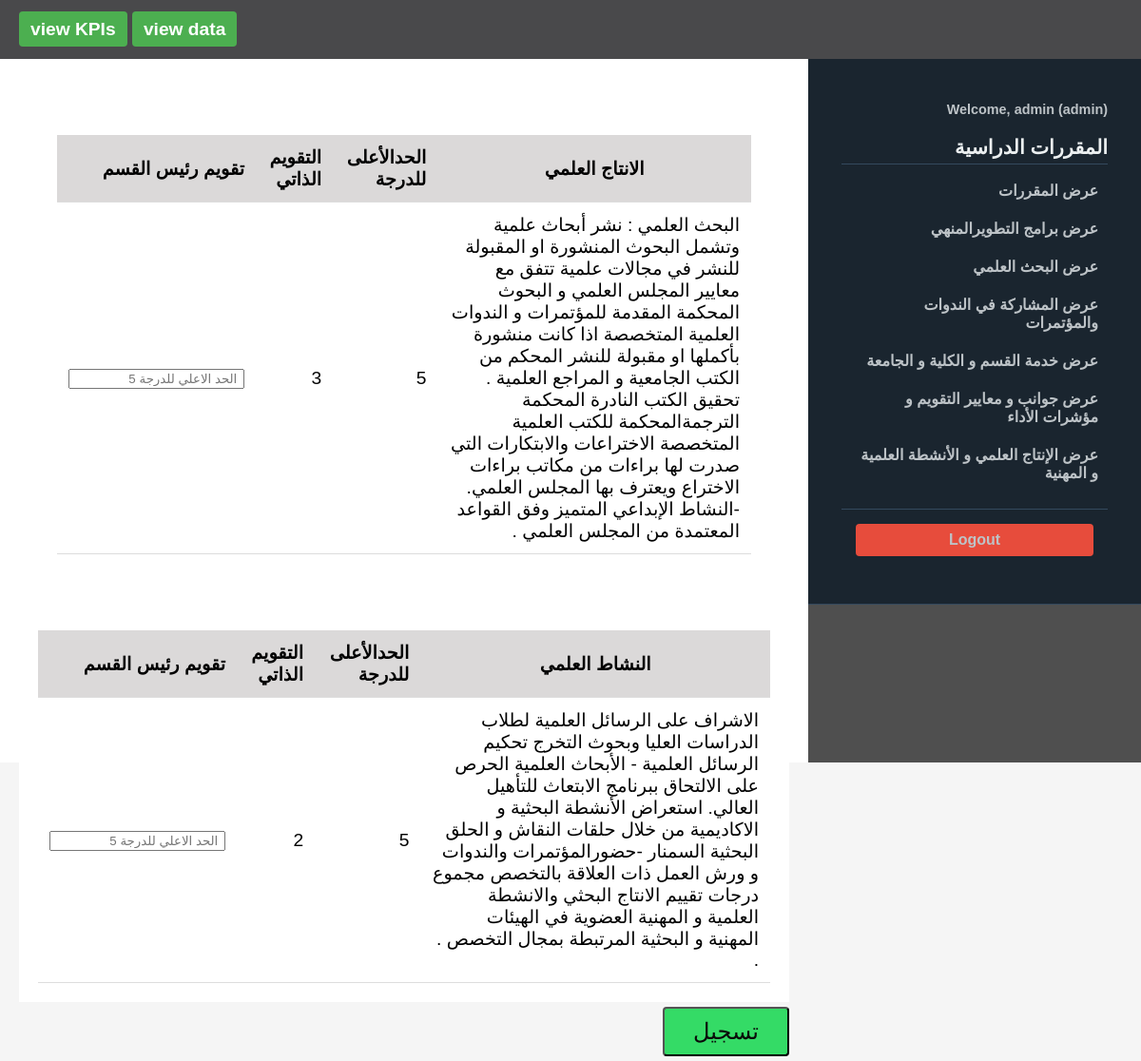
Page /update/3 (signed in) on the earlier database version.
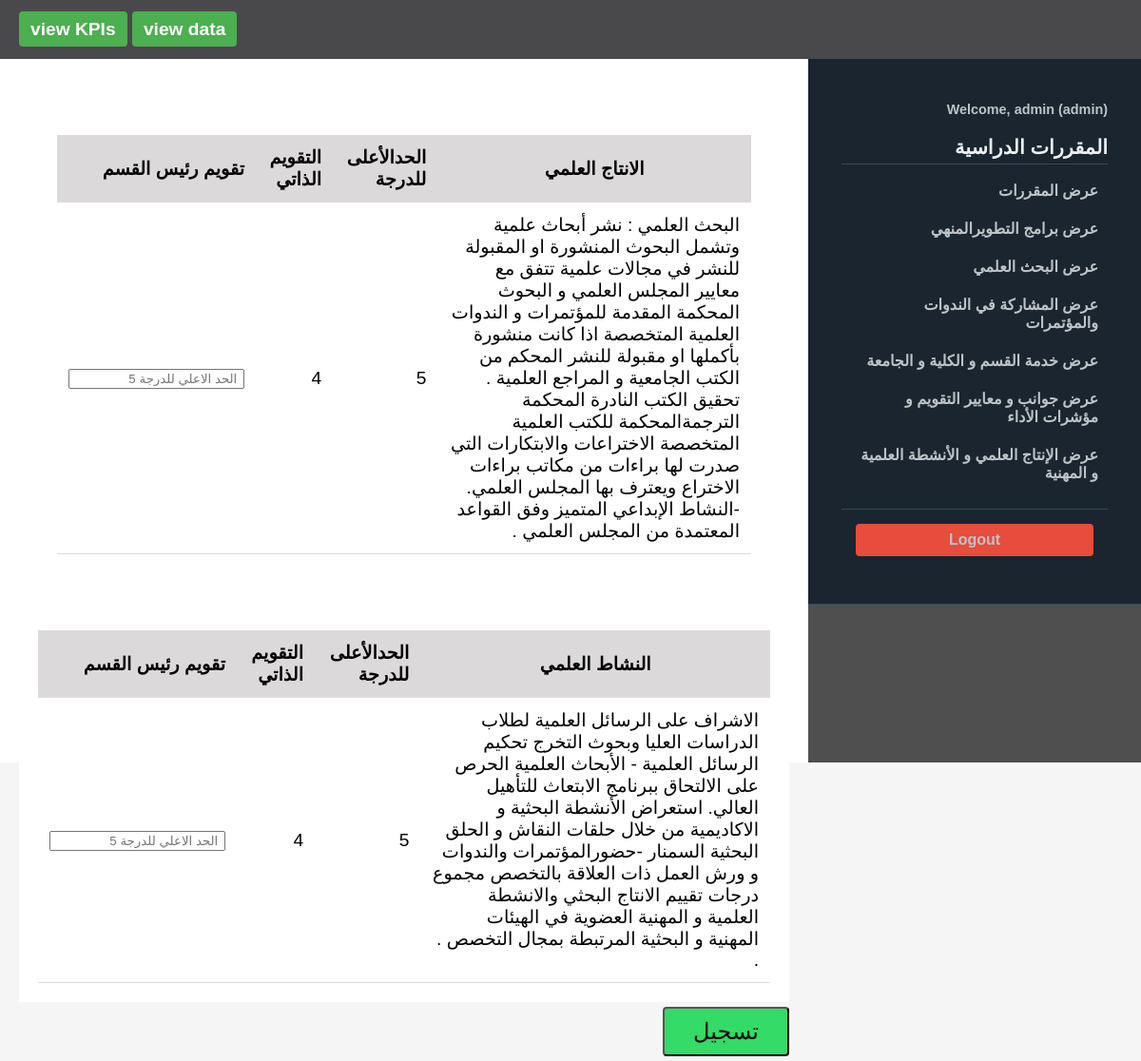
Same page on the later database version.
### tables this page shows
CREATE TABLE "Scientific_production" (
	"id"	INTEGER,
	"user_id"	INTEGER NOT NULL,
	"Scientific_research"	INTEGER NOT NULL,
	"supervision_Graduation"	INTEGER NOT NULL,
	"Scientific_sum"	INTEGER,
	"created_at"	INTEGER DEFAULT CURRENT_TIMESTAMP,
	"Scientific_research_Evaluation"	INTEGER,
	"supervision_Graduation_Evaluation"	INTEGER,
	"evaluation_sum"	INTEGER,
	PRIMARY KEY("id" AUTOINCREMENT),
	FOREIGN KEY("user_id") REFERENCES "users"("id")
);

### app.py (the view, shortened to what this page needs)
@app.route('/update/<int:id>', methods=['GET', 'POST'])
@login_required
def update(id):
    if session.get('role') == 'admin':
        conn = get_db_connection()
        Scientific_production = conn.execute('''
            SELECT Scientific_production.*, users.username, users.full_name
            FROM Scientific_production
            JOIN users ON Scientific_production.user_id = users.id
            WHERE Scientific_production.user_id = ?
            ORDER BY Scientific_production.created_at DESC
        ''',(id,)).fetchone()
        conn.close()
        return render_template('admin/update.html',id=id, Scientific_production=Scientific_production)
    else:
        return render_template('page-404.html')

### app.py (called while the page is built)
def get_db_connection():
    conn = sqlite3.connect(DATABASE)
    conn.row_factory = sqlite3.Row
    return conn

def login_required(f):
    @wraps(f)
    def decorated_function(*args, **kwargs):
        if 'user_id' not in session:
            flash('Please log in to access this page.', 'danger')
            return redirect(url_for('login'))
        return f(*args, **kwargs)
    return decorated_function

### templates/admin/update.html
{% extends "base.html" %}
{% block content %}
    <form method="POST" action="{{ url_for('update',id=id) }}">
        <div class="table-content" >
        <table text-align=center direction=rtl  class="table-content" >
            <thead >
                <tr>
                     <th style="text-align: center"> الانتاج العلمي </th>
                     <th> الحدالأعلى للدرجة</th>
                    <th >التقويم الذاتي </th>
                    <th> تقويم رئيس القسم </th>
                </tr>
            </thead>
            <tbody>
                <tr>
                    <td> البحث العلمي : نشر أبحاث علمية وتشمل البحوث المنشورة او المقبولة للنشر في مجالات علمية
تتفق مع معايير المجلس العلمي و البحوث المحكمة المقدمة للمؤتمرات و الندوات العلمية المتخصصة
 اذا كانت منشورة بأكملها او مقبولة للنشر المحكم من الكتب الجامعية و المراجع العلمية .
تحقيق الكتب النادرة المحكمة الترجمةالمحكمة للكتب العلمية المتخصصة
الاختراعات والابتكارات التي صدرت لها براءات من مكاتب براءات الاختراع ويعترف  بها المجلس العلمي.
-النشاط الإبداعي المتميز وفق القواعد المعتمدة من المجلس العلمي .</td>
                    <td> 5 </td>
<td>  {{Scientific_production.Scientific_research}} </td>
<td> <input type="number" id="Scientific_research_Evaluation" name="Scientific_research_Evaluation" placeholder=" الحد الاعلي للدرجة 5 " required> </td>
                </tr>
            </tbody>
        </table>
        </div>
        <table text-align=center direction=rtl  class="table-content">
            <thead>
                <tr>
                    <th style="text-align: center"> النشاط العلمي </th>
                    <th> الحدالأعلى للدرجة</th>
                    <th>التقويم الذاتي </th>
                    <th> تقويم رئيس القسم </th>
                </tr>
            </thead>
            <tbody>
                <tr>
                    <td> الاشراف على الرسائل العلمية لطلاب الدراسات العليا وبحوث التخرج
تحكيم الرسائل العلمية - الأبحاث العلمية
الحرص على الالتحاق ببرنامج الابتعاث للتأهيل العالي.
استعراض الأنشطة البحثية و الاكاديمية من خلال حلقات النقاش و الحلق البحثية السمنار
-حضورالمؤتمرات والندوات و ورش العمل ذات العلاقة بالتخصص
مجموع درجات تقييم الانتاج البحثي والانشطة العلمية و المهنية العضوية في الهيئات المهنية و البحثية المرتبطة بمجال التخصص .                    </label>
                    .</td>
                    <td> 5 </td>
                    <td>  {{Scientific_production.supervision_Graduation}} </td>
               <td><input type="number" id="supervision_Graduation_Evaluation" name="supervision_Graduation_Evaluation" placeholder=" الحد الاعلي للدرجة 5 " required> </td>
                </tr>
            </tbody>
        </table>
        <div class="form-group">
            <button type="submit" class="button">تسجيل</button>
        </div>
    </form>
{% endblock %}

Differences in the rows shown:
no longer on this page (row edited): Scientific_production: Scientific_research "3", supervision_Graduation "2"
added Scientific_production: Scientific_research "4", supervision_Graduation "4"
